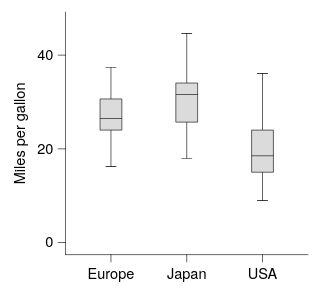

Specify this chart in Vega-Lite:
### Vega-Lite specification from a JSON file in a GitHub repository (floating-point values rounded to 4 significant figures; data arrays with more than 128 entries replaced by an {"elided": "..."} marker saying what was removed)
{"background": null, "config": {"arc": {"fill": "#DBDBDB", "fillOpacity": 1.0, "innerRadius": 25.0, "padAngle": 0.03, "stroke": "black", "strokeOpacity": 1, "strokeWidth": 0.25}, "area": {"fill": "#DBDBDB", "fillOpacity": 1.0, "stroke": "black", "strokeOpacity": 1, "strokeWidth": 0.25}, "axis": {"domain": true, "domainCap": "round", "domainColor": "black", "domainWidth": 0.25, "grid": false, "gridCap": "round", "gridColor": "#F1F1F1", "gridDash": [0, 0], "gridOpacity": 1.0, "gridWidth": 0.25, "labelColor": "black", "labelFont": "Helvetica Neue, HelveticaNeue, Helvetica, Arial, sans-serif", "labelFontSize": 6, "labelFontStyle": "normal", "labelFontWeight": 400, "offset": 0, "ticks": true, "tickCap": "round", "tickColor": "black", "tickRound": false, "tickSize": 3.0, "tickWidth": 0.25, "titleColor": "black", "titleFont": "Helvetica Neue, HelveticaNeue, Helvetica, Arial, sans-serif", "titleFontSize": 6, "titleFontStyle": "normal", "titleFontWeight": 400}, "axisX": {"domain": true, "labelAlign": "center", "labelAngle": 0, "labels": true, "ticks": true, "translate": 0}, "axisY": {"domain": true, "labelAlign": "right", "labelAngle": 0, "labels": true, "ticks": true, "translate": 0}, "axisRight": {"domain": true, "labelAlign": "left", "labelAngle": 0, "labels": true, "ticks": true, "translate": 0}, "axisTop": {"domain": true, "labelAlign": "center", "labelAngle": 0, "labels": true, "ticks": true, "translate": 0}, "axisBand": {"tickOffset": 0}, "bar": {"fill": "#DBDBDB", "fillOpacity": 1.0, "stroke": "black", "strokeOpacity": 1, "strokeWidth": 0.25}, "boxplot": {"size": 9.0, "ticks": {"cornerRadius": 0.25, "fill": "black", "opacity": 1, "size": 4.5, "thickness": 0.25}, "box": {"fillOpacity": 1.0, "stroke": "black", "strokeOpacity": 1, "strokeWidth": 0.25}, "median": {"cornerRadius": 0, "fill": "black", "fillOpacity": 1.0, "opacity": 1, "size": 9.0, "thickness": 0.25}, "rule": {"fill": "black", "fillOpacity": 1.0, "size": 10.0, "stroke": "black", "strokeDash": [0, 0], "strokeOpacity": 1, "strokeWidth": 0.25}, "outliers": {"color": "black", "fill": "black", "fillOpacity": 1.0, "size": 0, "stroke": "black", "strokeOpacity": 1, "strokeWidth": 0.25}}, "circle": {"fill": "black", "fillOpacity": 1.0, "size": 1.25, "stroke": null, "strokeOpacity": 1, "strokeWidth": 0.25}, "errorband": {"band": {"fillOpacity": 0.6, "stroke": null, "strokeWidth": 0.25, "strokeOpacity": 1}, "borders": {"opacity": 0, "strokeOpacity": 1, "strokeWidth": 0.25}}, "errorbar": {"opacity": 1, "rule": {"strokeDash": [0, 0], "strokeWidth": 0.25}, "ticks": {"color": "black", "cornerRadius": 0.125, "opacity": 1, "size": 6.0, "thickness": 0.25}, "thickness": 0.25}, "font": "Helvetica Neue, HelveticaNeue, Helvetica, Arial, sans-serif", "geoshape": {"fill": "#DBDBDB", "fillOpacity": 1.0, "stroke": "black", "strokeOpacity": 1, "strokeWidth": 0.25}, "header": {"labelColor": "black", "labelFont": "Helvetica Neue, HelveticaNeue, Helvetica, Arial, sans-serif", "labelFontSize": 6, "labelFontStyle": "normal", "labelFontWeight": 400, "titleColor": "black", "titleFont": "Helvetica Neue, HelveticaNeue, Helvetica, Arial, sans-serif", "titleFontSize": 6, "titleFontStyle": "normal", "titleFontWeight": 400, "titlePadding": 0}, "legend": {"disable": false, "offset": 4.5, "titlePadding": 4, "labelOffset": 2, "gradientLabelOffset": 2, "columnPadding": 4, "rowPadding": 2, "gradientThickness": 5, "gradientOpacity": 1.0, "gradientStrokeColor": "black", "gradientStrokeWidth": 0.25, "labelColor": "black", "labelFont": "Helvetica Neue, HelveticaNeue, Helvetica, Arial, sans-serif", "labelFontSize": 6, "labelFontStyle": "normal", "labelFontWeight": 400, "strokeColor": "black", "strokeWidth": 0, "symbolSize": 36, "symbolStrokeColor": "black", "symbolStrokeWidth": 0.25, "titleColor": "black", "titleFont": "Helvetica Neue, HelveticaNeue, Helvetica, Arial, sans-serif", "titleFontSize": 6, "titleFontStyle": "normal", "titleFontWeight": 400}, "line": {"color": "black", "stroke": "black", "strokeCap": "butt", "strokeDash": [0, 0], "strokeOpacity": 1, "strokeWidth": 0.5}, "point": {"filled": true, "fill": "#DBDBDB", "fillOpacity": 1.0, "size": 5.0, "stroke": "black", "strokeOpacity": 1, "strokeWidth": 0.25}, "range": {"category": ["#9D9D9D", "#28287D", "#004225", "#47266F", "#00605D", "#DBDBDB", "#7983C1", "#6E927B", "#937FB4", "#699A97"], "diverging": {"scheme": ["#4F4265", "#6A5C82", "#85789D", "#A196B7", "#BDB5CE", "#D8D6DD", "#F6F6F6", "#CED8D7", "#9DBFBD", "#75A3A0", "#518683", "#326967", "#164D4B"]}, "heatmap": {"scheme": ["#440154", "#472270", "#433E82", "#38598C", "#2C728E", "#238A8D", "#24A086", "#39B578", "#5DC862", "#96D646", "#CAE02D", "#FDE724"]}, "ordinal": {"scheme": ["#F1F1F1", "#DBDBDB", "#C6C6C6", "#B2B2B2", "#9D9D9D", "#898989", "#767676", "#636363", "#515151", "#404040", "#2F2F2F", "#1F1F1F"]}, "ramp": {"scheme": ["#440154", "#472270", "#433E82", "#38598C", "#2C728E", "#238A8D", "#24A086", "#39B578", "#5DC862", "#96D646", "#CAE02D", "#FDE724"]}}, "rule": {"color": "black", "stroke": "black", "strokeCap": "round", "strokeDash": [2, 2], "strokeOpacity": 1, "strokeWidth": 0.25}, "scale": {"barBandPaddingInner": 0.1, "rectBandPaddingInner": 0, "tickBandPaddingInner": 0.1, "bandPaddingOuter": 0.1, "bandWithNestedOffsetPaddingInner": 0.2, "bandWithNestedOffsetPaddingOuter": 0.2, "offsetBandPaddingInner": 0, "offsetBandPaddingOuter": 0, "continuousPadding": 5.0, "round": false}, "rect": {"fill": "#DBDBDB", "fillOpacity": 1.0, "stroke": "black", "strokeOpacity": 1, "strokeWidth": 0.25}, "square": {"fill": "#DBDBDB", "fillOpacity": 1.0, "size": 10.0, "stroke": "black", "strokeOpacity": 1, "strokeWidth": 0.25}, "text": {"color": "black", "font": "Helvetica Neue, HelveticaNeue, Helvetica, Arial, sans-serif", "fontSize": 6, "fontStyle": "normal", "fontWeight": 400}, "tick": {"color": "black", "cornerRadius": 0.125, "opacity": 1.0, "size": 9.0, "thickness": 0.25}, "title": {"anchor": "middle", "frame": "group", "color": "black", "font": "Helvetica Neue, HelveticaNeue, Helvetica, Arial, sans-serif", "fontSize": 6, "fontStyle": "normal", "fontWeight": 400, "subtitleColor": "black", "subtitleFont": "Helvetica Neue, HelveticaNeue, Helvetica, Arial, sans-serif", "subtitleFontSize": 6, "subtitleFontStyle": "normal", "subtitleFontWeight": 400}, "trail": {"color": "black", "opacity": 1, "size": 0.5}, "view": {"continuousWidth": 100, "continuousHeight": 100, "discreteWidth": 100, "discreteHeight": 100, "fill": null, "stroke": null, "strokeWidth": 0.25}}, "data": {"name": "data-84942684f44a0939f6e50b33ec91a880"}, "mark": {"type": "boxplot"}, "encoding": {"x": {"field": "Origin", "title": null, "type": "nominal"}, "y": {"field": "Miles_per_Gallon", "title": "Miles per gallon", "type": "quantitative", "scale": {"nice": false}}}, "$schema": "https://vega.github.io/schema/vega-lite/v6.4.1.json", "datasets": {"data-84942684f44a0939f6e50b33ec91a880": {"elided": "398 records"}}}
